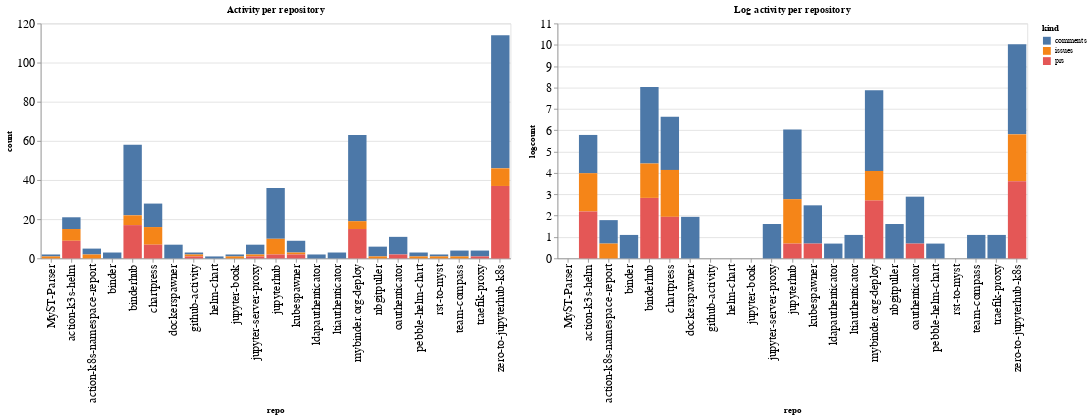

This figure's notebook cell:
### Code cell
ch1 = alt.Chart(repo_summaries, width=600, title="Activity per repository").mark_bar().encode(
    x='repo',
    y='count',
    color='kind',
    tooltip="kind"
)

ch2 = alt.Chart(repo_summaries, width=600, title="Log activity per repository").mark_bar().encode(
    x='repo',
    y='logcount',
    color='kind',
    tooltip="kind"
)

ch1 | ch2

### Figure 1 — Vega-Lite specification as saved in the notebook (floating-point values rounded to 4 significant figures)
{"config": {"axisLeft": {"labelFontSize": 15}, "axisBottom": {"labelFontSize": 15}}, "hconcat": [{"mark": "bar", "encoding": {"color": {"type": "nominal", "field": "kind"}, "tooltip": {"type": "nominal", "field": "kind"}, "x": {"type": "nominal", "field": "repo"}, "y": {"type": "quantitative", "field": "count"}}, "title": "Activity per repository", "width": 600}, {"mark": "bar", "encoding": {"color": {"type": "nominal", "field": "kind"}, "tooltip": {"type": "nominal", "field": "kind"}, "x": {"type": "nominal", "field": "repo"}, "y": {"type": "quantitative", "field": "logcount"}}, "title": "Log activity per repository", "width": 600}], "data": {"name": "data-a68b23c4e14c24668faab96fcee52e20"}, "$schema": "https://vega.github.io/schema/vega-lite/v4.8.1.json", "datasets": {"data-a68b23c4e14c24668faab96fcee52e20": [{"repo": "MyST-Parser", "kind": "comments", "count": 1, "logcount": 0.0}, {"repo": "MyST-Parser", "kind": "issues", "count": 1, "logcount": 0.0}, {"repo": "action-k3s-helm", "kind": "comments", "count": 6, "logcount": 1.792}, {"repo": "action-k3s-helm", "kind": "issues", "count": 6, "logcount": 1.792}, {"repo": "action-k3s-helm", "kind": "prs", "count": 9, "logcount": 2.197}, {"repo": "action-k8s-namespace-report", "kind": "comments", "count": 3, "logcount": 1.099}, {"repo": "action-k8s-namespace-report", "kind": "issues", "count": 2, "logcount": 0.6931}, {"repo": "binder", "kind": "comments", "count": 3, "logcount": 1.099}, {"repo": "binderhub", "kind": "comments", "count": 36, "logcount": 3.584}, {"repo": "binderhub", "kind": "issues", "count": 5, "logcount": 1.609}, {"repo": "binderhub", "kind": "prs", "count": 17, "logcount": 2.833}, {"repo": "chartpress", "kind": "comments", "count": 12, "logcount": 2.485}, {"repo": "chartpress", "kind": "issues", "count": 9, "logcount": 2.197}, {"repo": "chartpress", "kind": "prs", "count": 7, "logcount": 1.946}, {"repo": "dockerspawner", "kind": "comments", "count": 7, "logcount": 1.946}, {"repo": "github-activity", "kind": "comments", "count": 1, "logcount": 0.0}, {"repo": "github-activity", "kind": "issues", "count": 1, "logcount": 0.0}, {"repo": "github-activity", "kind": "prs", "count": 1, "logcount": 0.0}, {"repo": "helm-chart", "kind": "comments", "count": 1, "logcount": 0.0}, {"repo": "jupyter-book", "kind": "comments", "count": 1, "logcount": 0.0}, {"repo": "jupyter-book", "kind": "issues", "count": 1, "logcount": 0.0}, {"repo": "jupyter-server-proxy", "kind": "comments", "count": 5, "logcount": 1.609}, {"repo": "jupyter-server-proxy", "kind": "issues", "count": 1, "logcount": 0.0}, {"repo": "jupyter-server-proxy", "kind": "prs", "count": 1, "logcount": 0.0}, {"repo": "jupyterhub", "kind": "comments", "count": 26, "logcount": 3.258}, {"repo": "jupyterhub", "kind": "issues", "count": 8, "logcount": 2.079}, {"repo": "jupyterhub", "kind": "prs", "count": 2, "logcount": 0.6931}, {"repo": "kubespawner", "kind": "comments", "count": 6, "logcount": 1.792}, {"repo": "kubespawner", "kind": "issues", "count": 1, "logcount": 0.0}, {"repo": "kubespawner", "kind": "prs", "count": 2, "logcount": 0.6931}, {"repo": "ldapauthenticator", "kind": "comments", "count": 2, "logcount": 0.6931}, {"repo": "ltiauthenticator", "kind": "comments", "count": 3, "logcount": 1.099}, {"repo": "mybinder.org-deploy", "kind": "comments", "count": 44, "logcount": 3.784}, {"repo": "mybinder.org-deploy", "kind": "issues", "count": 4, "logcount": 1.386}, {"repo": "mybinder.org-deploy", "kind": "prs", "count": 15, "logcount": 2.708}, {"repo": "nbgitpuller", "kind": "comments", "count": 5, "logcount": 1.609}, {"repo": "nbgitpuller", "kind": "issues", "count": 1, "logcount": 0.0}, {"repo": "oauthenticator", "kind": "comments", "count": 9, "logcount": 2.197}, {"repo": "oauthenticator", "kind": "prs", "count": 2, "logcount": 0.6931}, {"repo": "pebble-helm-chart", "kind": "comments", "count": 2, "logcount": 0.6931}, {"repo": "pebble-helm-chart", "kind": "issues", "count": 1, "logcount": 0.0}, {"repo": "rst-to-myst", "kind": "comments", "count": 1, "logcount": 0.0}, {"repo": "rst-to-myst", "kind": "issues", "count": 1, "logcount": 0.0}, {"repo": "team-compass", "kind": "comments", "count": 3, "logcount": 1.099}, {"repo": "team-compass", "kind": "issues", "count": 1, "logcount": 0.0}, {"repo": "traefik-proxy", "kind": "comments", "count": 3, "logcount": 1.099}, {"repo": "traefik-proxy", "kind": "prs", "count": 1, "logcount": 0.0}, {"repo": "zero-to-jupyterhub-k8s", "kind": "comments", "count": 68, "logcount": 4.22}, {"repo": "zero-to-jupyterhub-k8s", "kind": "issues", "count": 9, "logcount": 2.197}, {"repo": "zero-to-jupyterhub-k8s", "kind": "prs", "count": 37, "logcount": 3.611}]}}
